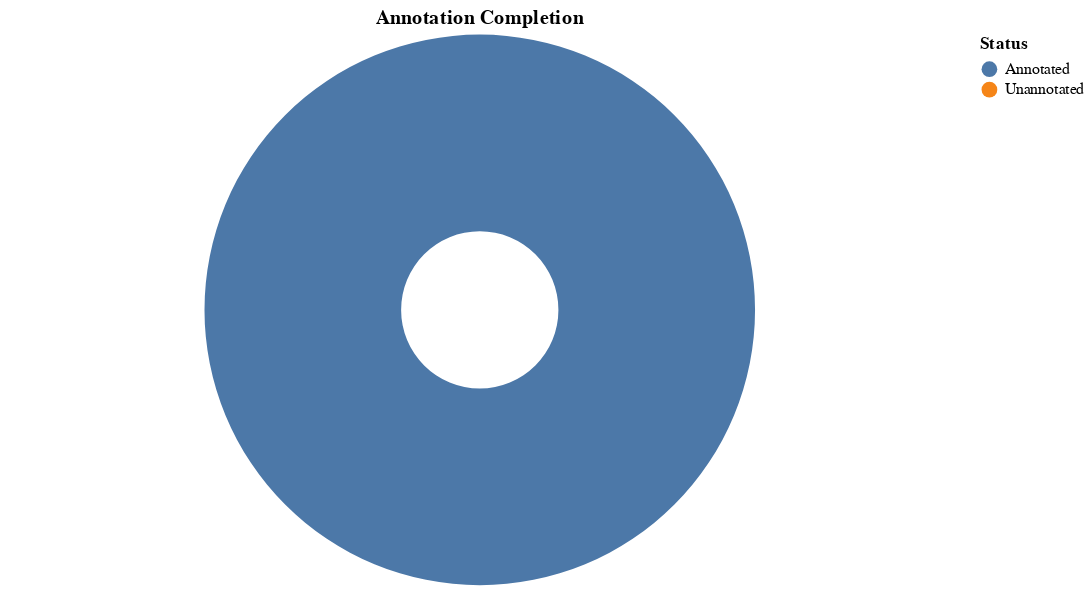

The notebook cell saved with this chart:
### Markdown cell above
### Item Completion
Shows what fraction of queue items have received at least one annotation across any scorer.

### Code cell
# @title
total_items = len(items_df)
annotated_call_ids = set(feedback_df["call_id"].unique()) if not feedback_df.empty else set()
annotated_count = len(set(items_df["call_id"]) & annotated_call_ids) if not items_df.empty else 0
unannotated_count = total_items - annotated_count
pct = annotated_count / total_items * 100 if total_items else 0

display(Markdown(f"**{annotated_count}** of **{total_items}** items have been annotated (**{pct:.1f}%**)"))

completion_data = pd.DataFrame([
    {"Status": "Annotated", "Count": annotated_count},
    {"Status": "Unannotated", "Count": unannotated_count},
])
pie = alt.Chart(completion_data).mark_arc(innerRadius=50).encode(
    theta=alt.Theta("Count:Q"),
    color=alt.Color("Status:N"),
    tooltip=["Status", "Count"],
).properties(title="Annotation Completion", width=CHART_WIDTH, height=CHART_HEIGHT)
display(pie)

### Figure 1 — Vega-Lite specification as saved in the notebook (floating-point values rounded to 4 significant figures)
{"config": {"view": {"continuousWidth": 300, "continuousHeight": 300}}, "data": {"name": "data-4168be5d0959f724b7efc201976bd262"}, "mark": {"type": "arc", "innerRadius": 50}, "encoding": {"color": {"field": "Status", "type": "nominal"}, "theta": {"field": "Count", "type": "quantitative"}, "tooltip": [{"field": "Status", "type": "nominal"}, {"field": "Count", "type": "quantitative"}]}, "height": 350, "title": "Annotation Completion", "width": 600, "$schema": "https://vega.github.io/schema/vega-lite/v5.20.1.json", "datasets": {"data-4168be5d0959f724b7efc201976bd262": [{"Status": "Annotated", "Count": 100}, {"Status": "Unannotated", "Count": 0}]}}
